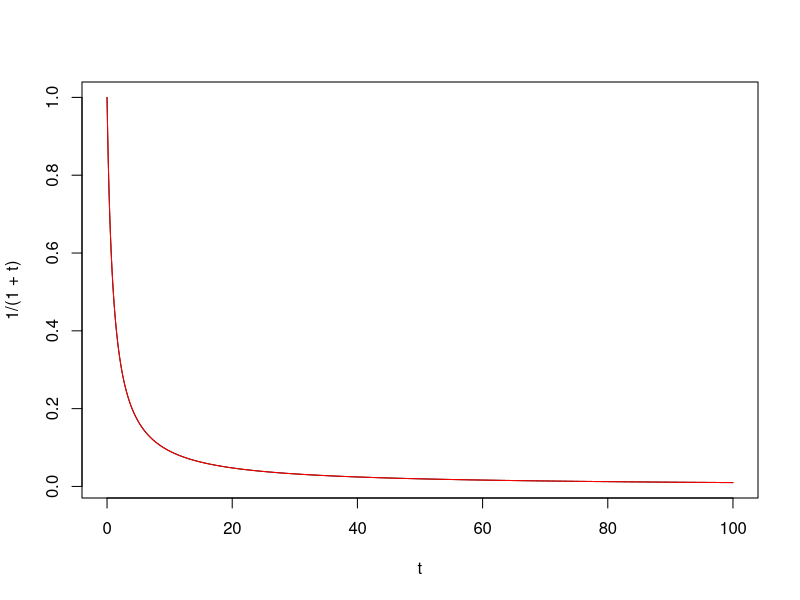
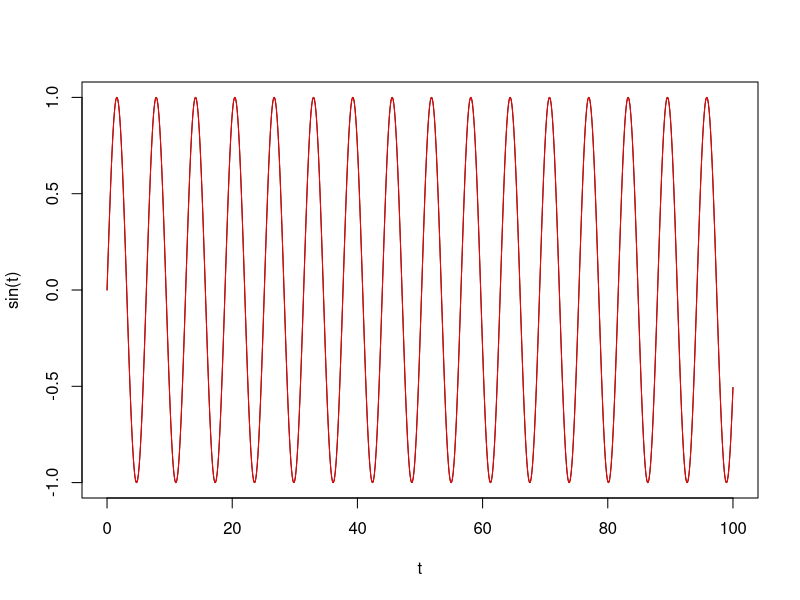
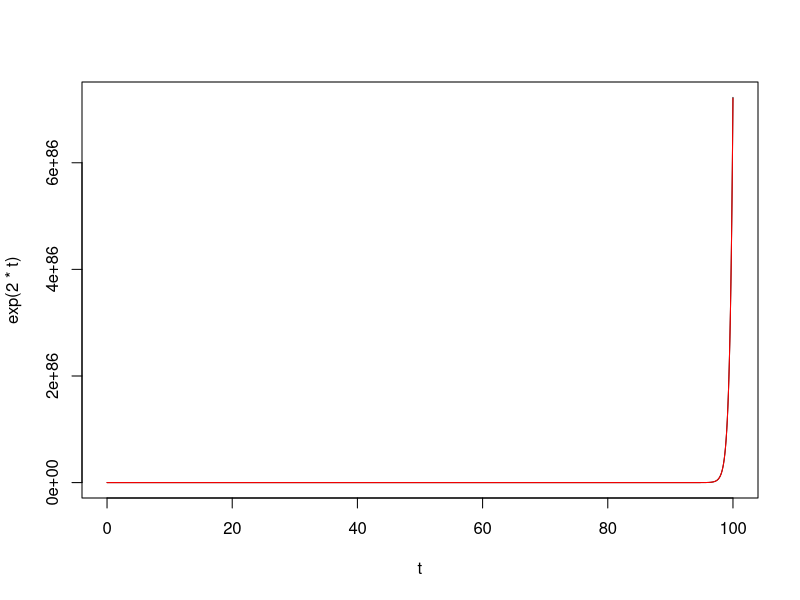

Source code (R) for these figures, in order:
## ---- chunk 1
knitr::opts_chunk$set(echo = TRUE)
## ---- chunk 2
RK4_otwarty= function(rownanie, x0 , t0, h, N){
  t = seq(from=t0, to=t0+N*h,length.out = N+1)
  xn = matrix(0, nrow = length(x0), ncol = N+1)
  xn[,1] = x0
  t[1] = t0
  for (i in 2:(N+1)){
    K1 = rownanie(t[i-1],  xn[,i-1])
    K2 = rownanie(t[i-1] + (h/2), xn[,i-1] + (h/2)*K1)
    K3 = rownanie(t[i-1] + (h/2), xn[,i-1] + (h/2)*K2)
    K4 =  rownanie(t[i-1] + h, xn[,i-1] + h*K3)
    xn[,i] = xn[,i-1]+(h/6)*(K1 + 2*K2 + 2*K3 + K4)
   
  }
  result = list(time=t, values=xn)
 return(result)
}
## ---- chunk 3

rownanie = function(t, x){
  return(-x^2)
}

x0 = c(1)
t0 = 0
t_end = 100  
N = 1000
h = (t_end - t0) / N



solution = RK4_otwarty(rownanie, x0, t0, h , N)
## ---- chunk 4
t = seq(t0,t_end, by=0.01)
plot(t, 1/(1+t), type = 'l', col='black' )
lines(solution$time, solution$values, col='red')
## ---- chunk 5
rownanie = function(t ,x) {
  y = rep(0, times =2)
  y[1] = x[2]
  y[2] = -x[1]
  return(y)
}

x0 = c(0, 1)
t0 = 0
t_end = 100 
N = 1000
h = (t_end - t0) / N


solution = RK4_otwarty(rownanie, x0, t0, h , N)
## ---- chunk 6
t = seq (t0, t_end, by=0.01)
plot(t, sin(t), type = 'l', col = 'black')
lines(solution$time, solution$values[1,], col='red')
## ---- chunk 7
rownanie = function(t,x){
  return(2*x)
}
x0 = c(1)
t0 = 0
t_end = 100  
N = 1000
h = (t_end - t0) / N


  
solution = RK4_otwarty(rownanie, x0, t0, h , N)
## ---- chunk 8
t = seq(t0,t_end, by=0.001)
plot(t, exp(2*t), type = 'l', col='black' )
lines(solution$time, solution$values, col='red')
